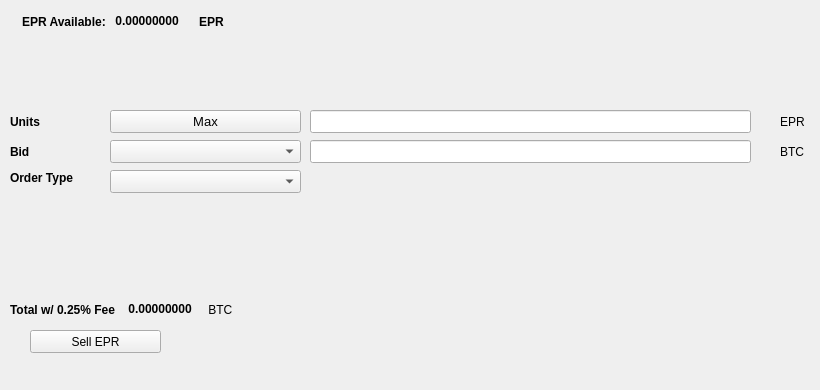
   <widget class="QWidget" name="SellTab">
    <attribute name="title">
     <string>Sell</string>
    </attribute>
    <widget class="QLabel" name="label_16">
     <property name="geometry">
      <rect>
       <x>780</x>
       <y>140</y>
       <width>31</width>
       <height>23</height>
      </rect>
     </property>
     <property name="text">
      <string>BTC</string>
     </property>
    </widget>
    <widget class="QComboBox" name="SellBidcomboBox">
     <property name="geometry">
      <rect>
       <x>110</x>
       <y>140</y>
       <width>191</width>
       <height>23</height>
      </rect>
     </property>
     <property name="font">
      <font>
       <pointsize>10</pointsize>
      </font>
     </property>
    </widget>
    <widget class="QLabel" name="label_18">
     <property name="geometry">
      <rect>
       <x>10</x>
       <y>110</y>
       <width>46</width>
       <height>23</height>
      </rect>
     </property>
     <property name="font">
      <font>
       <weight>75</weight>
       <bold>true</bold>
      </font>
     </property>
     <property name="text">
      <string>Units</string>
     </property>
    </widget>
    <widget class="QPushButton" name="Sell_Max_Amount">
     <property name="geometry">
      <rect>
       <x>110</x>
       <y>110</y>
       <width>191</width>
       <height>23</height>
      </rect>
     </property>
     <property name="font">
      <font>
       <pointsize>10</pointsize>
      </font>
     </property>
     <property name="text">
      <string>Max</string>
     </property>
    </widget>
    <widget class="QLabel" name="label_20">
     <property name="geometry">
      <rect>
       <x>10</x>
       <y>170</y>
       <width>91</width>
       <height>16</height>
      </rect>
     </property>
     <property name="font">
      <font>
       <weight>75</weight>
       <bold>true</bold>
      </font>
     </property>
     <property name="text">
      <string>Order Type</string>
     </property>
    </widget>
    <widget class="QComboBox" name="SellOrdertypeCombo">
     <property name="geometry">
      <rect>
       <x>110</x>
       <y>170</y>
       <width>191</width>
       <height>23</height>
      </rect>
     </property>
     <property name="font">
      <font>
       <pointsize>10</pointsize>
      </font>
     </property>
    </widget>
    <widget class="QLabel" name="label_21">
     <property name="geometry">
      <rect>
       <x>10</x>
       <y>140</y>
       <width>46</width>
       <height>23</height>
      </rect>
     </property>
     <property name="font">
      <font>
       <weight>75</weight>
       <bold>true</bold>
      </font>
     </property>
     <property name="text">
      <string>Bid</string>
     </property>
    </widget>
    <widget class="QLabel" name="label_22">
     <property name="geometry">
      <rect>
       <x>780</x>
       <y>110</y>
       <width>31</width>
       <height>23</height>
      </rect>
     </property>
     <property name="text">
      <string>EPR</string>
     </property>
    </widget>
    <widget class="QLineEdit" name="UnitsInputEPR">
     <property name="geometry">
      <rect>
       <x>310</x>
       <y>110</y>
       <width>441</width>
       <height>23</height>
      </rect>
     </property>
     <property name="font">
      <font>
       <pointsize>9</pointsize>
       <weight>75</weight>
       <bold>true</bold>
      </font>
     </property>
    </widget>
    <widget class="QLineEdit" name="SellBidPriceEdit">
     <property name="geometry">
      <rect>
       <x>310</x>
       <y>140</y>
       <width>441</width>
       <height>23</height>
      </rect>
     </property>
     <property name="font">
      <font>
       <pointsize>9</pointsize>
       <weight>75</weight>
       <bold>true</bold>
      </font>
     </property>
    </widget>
    <widget class="QPushButton" name="SellEPRBTN">
     <property name="geometry">
      <rect>
       <x>30</x>
       <y>330</y>
       <width>131</width>
       <height>23</height>
      </rect>
     </property>
     <property name="text">
      <string>Sell EPR</string>
     </property>
     <property name="icon">
      <iconset resource="../epr">
       <normaloff>:/icons/bitcoin</normaloff>:/icons/bitcoin</iconset>
     </property>
    </widget>
    <widget class="QWidget" name="layoutWidget3">
     <property name="geometry">
      <rect>
       <x>22</x>
       <y>12</y>
       <width>258</width>
       <height>19</height>
      </rect>
     </property>
     <layout class="QHBoxLayout" name="horizontalLayout">
      <item>
       <widget class="QLabel" name="label232_2">
        <property name="font">
         <font>
          <weight>75</weight>
          <bold>true</bold>
         </font>
        </property>
        <property name="text">
         <string>EPR Available:</string>
        </property>
       </widget>
      </item>
      <item>
       <widget class="QLabel" name="EPRAvailableLabel">
        <property name="palette">
         <palette>
          <active>
           <colorrole role="WindowText">
            <brush brushstyle="SolidPattern">
             <color alpha="255">
              <red>0</red>
              <green>0</green>
              <blue>0</blue>
             </color>
            </brush>
           </colorrole>
           <colorrole role="Button">
            <brush brushstyle="SolidPattern">
             <color alpha="255">
              <red>0</red>
              <green>170</green>
              <blue>0</blue>
             </color>
            </brush>
           </colorrole>
           <colorrole role="Light">
            <brush brushstyle="SolidPattern">
             <color alpha="255">
              <red>0</red>
              <green>255</green>
              <blue>0</blue>
             </color>
            </brush>
           </colorrole>
           <colorrole role="Midlight">
            <brush brushstyle="SolidPattern">
             <color alpha="255">
              <red>0</red>
              <green>212</green>
              <blue>0</blue>
             </color>
            </brush>
           </colorrole>
           <colorrole role="Dark">
            <brush brushstyle="SolidPattern">
             <color alpha="255">
              <red>0</red>
              <green>85</green>
              <blue>0</blue>
             </color>
            </brush>
           </colorrole>
           <colorrole role="Mid">
            <brush brushstyle="SolidPattern">
             <color alpha="255">
              <red>0</red>
              <green>113</green>
              <blue>0</blue>
             </color>
            </brush>
           </colorrole>
           <colorrole role="Text">
            <brush brushstyle="SolidPattern">
             <color alpha="255">
              <red>0</red>
              <green>170</green>
              <blue>0</blue>
             </color>
            </brush>
           </colorrole>
           <colorrole role="BrightText">
            <brush brushstyle="SolidPattern">
             <color alpha="255">
              <red>255</red>
              <green>255</green>
              <blue>255</blue>
             </color>
            </brush>
           </colorrole>
           <colorrole role="ButtonText">
            <brush brushstyle="SolidPattern">
             <color alpha="255">
              <red>0</red>
              <green>0</green>
              <blue>0</blue>
             </color>
            </brush>
           </colorrole>
           <colorrole role="Base">
            <brush brushstyle="SolidPattern">
             <color alpha="255">
              <red>255</red>
              <green>255</green>
              <blue>255</blue>
             </color>
            </brush>
           </colorrole>
           <colorrole role="Window">
            <brush brushstyle="SolidPattern">
             <color alpha="255">
              <red>0</red>
              <green>170</green>
              <blue>0</blue>
             </color>
            </brush>
           </colorrole>
           <colorrole role="Shadow">
            <brush brushstyle="SolidPattern">
             <color alpha="255">
              <red>0</red>
              <green>0</green>
              <blue>0</blue>
             </color>
            </brush>
           </colorrole>
           <colorrole role="AlternateBase">
            <brush brushstyle="SolidPattern">
             <color alpha="255">
              <red>127</red>
              <green>212</green>
              <blue>127</blue>
             </color>
            </brush>
           </colorrole>
           <colorrole role="ToolTipBase">
            <brush brushstyle="SolidPattern">
             <color alpha="255">
              <red>255</red>
              <green>255</green>
              <blue>220</blue>
             </color>
            </brush>
           </colorrole>
           <colorrole role="ToolTipText">
            <brush brushstyle="SolidPattern">
             <color alpha="255">
              <red>0</red>
              <green>0</green>
              <blue>0</blue>
             </color>
            </brush>
           </colorrole>
          </active>
          <inactive>
           <colorrole role="WindowText">
            <brush brushstyle="SolidPattern">
             <color alpha="255">
              <red>0</red>
              <green>0</green>
              <blue>0</blue>
             </color>
            </brush>
           </colorrole>
           <colorrole role="Button">
            <brush brushstyle="SolidPattern">
             <color alpha="255">
              <red>0</red>
              <green>170</green>
              <blue>0</blue>
             </color>
            </brush>
           </colorrole>
           <colorrole role="Light">
            <brush brushstyle="SolidPattern">
             <color alpha="255">
              <red>0</red>
              <green>255</green>
              <blue>0</blue>
             </color>
            </brush>
           </colorrole>
           <colorrole role="Midlight">
            <brush brushstyle="SolidPattern">
             <color alpha="255">
              <red>0</red>
              <green>212</green>
              <blue>0</blue>
             </color>
            </brush>
           </colorrole>
           <colorrole role="Dark">
            <brush brushstyle="SolidPattern">
             <color alpha="255">
              <red>0</red>
              <green>85</green>
              <blue>0</blue>
             </color>
            </brush>
           </colorrole>
           <colorrole role="Mid">
            <brush brushstyle="SolidPattern">
             <color alpha="255">
              <red>0</red>
              <green>113</green>
              <blue>0</blue>
             </color>
            </brush>
           </colorrole>
           <colorrole role="Text">
            <brush brushstyle="SolidPattern">
             <color alpha="255">
              <red>0</red>
              <green>170</green>
              <blue>0</blue>
             </color>
            </brush>
           </colorrole>
           <colorrole role="BrightText">
            <brush brushstyle="SolidPattern">
             <color alpha="255">
              <red>255</red>
              <green>255</green>
              <blue>255</blue>
             </color>
            </brush>
           </colorrole>
           <colorrole role="ButtonText">
            <brush brushstyle="SolidPattern">
             <color alpha="255">
              <red>0</red>
              <green>0</green>
              <blue>0</blue>
             </color>
            </brush>
           </colorrole>
           <colorrole role="Base">
            <brush brushstyle="SolidPattern">
             <color alpha="255">
              <red>255</red>
              <green>255</green>
              <blue>255</blue>
             </color>
            </brush>
           </colorrole>
           <colorrole role="Window">
            <brush brushstyle="SolidPattern">
             <color alpha="255">
              <red>0</red>
              <green>170</green>
              <blue>0</blue>
             </color>
            </brush>
           </colorrole>
           <colorrole role="Shadow">
            <brush brushstyle="SolidPattern">
             <color alpha="255">
              <red>0</red>
              <green>0</green>
              <blue>0</blue>
             </color>
            </brush>
           </colorrole>
           <colorrole role="AlternateBase">
            <brush brushstyle="SolidPattern">
             <color alpha="255">
              <red>127</red>
              <green>212</green>
              <blue>127</blue>
             </color>
            </brush>
           </colorrole>
           <colorrole role="ToolTipBase">
            <brush brushstyle="SolidPattern">
             <color alpha="255">
              <red>255</red>
              <green>255</green>
              <blue>220</blue>
             </color>
            </brush>
           </colorrole>
           <colorrole role="ToolTipText">
            <brush brushstyle="SolidPattern">
             <color alpha="255">
              <red>0</red>
              <green>0</green>
              <blue>0</blue>
             </color>
            </brush>
           </colorrole>
          </inactive>
          <disabled>
           <colorrole role="WindowText">
            <brush brushstyle="SolidPattern">
             <color alpha="255">
              <red>0</red>
              <green>85</green>
              <blue>0</blue>
             </color>
            </brush>
           </colorrole>
           <colorrole role="Button">
            <brush brushstyle="SolidPattern">
             <color alpha="255">
              <red>0</red>
              <green>170</green>
              <blue>0</blue>
             </color>
            </brush>
           </colorrole>
           <colorrole role="Light">
            <brush brushstyle="SolidPattern">
             <color alpha="255">
              <red>0</red>
              <green>255</green>
              <blue>0</blue>
             </color>
            </brush>
           </colorrole>
           <colorrole role="Midlight">
            <brush brushstyle="SolidPattern">
             <color alpha="255">
              <red>0</red>
              <green>212</green>
              <blue>0</blue>
             </color>
            </brush>
           </colorrole>
           <colorrole role="Dark">
            <brush brushstyle="SolidPattern">
             <color alpha="255">
              <red>0</red>
              <green>85</green>
              <blue>0</blue>
             </color>
            </brush>
           </colorrole>
           <colorrole role="Mid">
            <brush brushstyle="SolidPattern">
             <color alpha="255">
              <red>0</red>
              <green>113</green>
              <blue>0</blue>
             </color>
            </brush>
           </colorrole>
           <colorrole role="Text">
            <brush brushstyle="SolidPattern">
             <color alpha="255">
              <red>0</red>
              <green>85</green>
              <blue>0</blue>
             </color>
            </brush>
           </colorrole>
           <colorrole role="BrightText">
            <brush brushstyle="SolidPattern">
             <color alpha="255">
              <red>255</red>
              <green>255</green>
              <blue>255</blue>
             </color>
            </brush>
           </colorrole>
           <colorrole role="ButtonText">
            <brush brushstyle="SolidPattern">
             <color alpha="255">
              <red>0</red>
              <green>85</green>
              <blue>0</blue>
             </color>
            </brush>
           </colorrole>
           <colorrole role="Base">
            <brush brushstyle="SolidPattern">
             <color alpha="255">
              <red>0</red>
              <green>170</green>
              <blue>0</blue>
             </color>
            </brush>
           </colorrole>
           <colorrole role="Window">
            <brush brushstyle="SolidPattern">
             <color alpha="255">
              <red>0</red>
              <green>170</green>
              <blue>0</blue>
             </color>
            </brush>
           </colorrole>
           <colorrole role="Shadow">
            <brush brushstyle="SolidPattern">
             <color alpha="255">
              <red>0</red>
              <green>0</green>
              <blue>0</blue>
             </color>
            </brush>
           </colorrole>
           <colorrole role="AlternateBase">
            <brush brushstyle="SolidPattern">
             <color alpha="255">
              <red>0</red>
              <green>170</green>
              <blue>0</blue>
             </color>
            </brush>
           </colorrole>
           <colorrole role="ToolTipBase">
            <brush brushstyle="SolidPattern">
             <color alpha="255">
              <red>255</red>
              <green>255</green>
              <blue>220</blue>
             </color>
            </brush>
           </colorrole>
           <colorrole role="ToolTipText">
            <brush brushstyle="SolidPattern">
             <color alpha="255">
              <red>0</red>
              <green>0</green>
              <blue>0</blue>
             </color>
            </brush>
           </colorrole>
          </disabled>
         </palette>
        </property>
        <property name="font">
         <font>
          <weight>75</weight>
          <bold>true</bold>
         </font>
        </property>
        <property name="text">
         <string> 0.00000000 </string>
        </property>
        <property name="textInteractionFlags">
         <set>Qt::LinksAccessibleByMouse|Qt::TextSelectableByKeyboard|Qt::TextSelectableByMouse</set>
        </property>
       </widget>
      </item>
      <item>
       <widget class="QLabel" name="labelEPR">
        <property name="font">
         <font>
          <weight>75</weight>
          <bold>true</bold>
         </font>
        </property>
        <property name="text">
         <string>EPR</string>
        </property>
       </widget>
      </item>
     </layout>
    </widget>
    <widget class="QWidget" name="layoutWidget">
     <property name="geometry">
      <rect>
       <x>10</x>
       <y>300</y>
       <width>268</width>
       <height>19</height>
      </rect>
     </property>
     <layout class="QHBoxLayout" name="horizontalLayout_2">
      <item>
       <widget class="QLabel" name="label_19">
        <property name="font">
         <font>
          <weight>75</weight>
          <bold>true</bold>
         </font>
        </property>
        <property name="text">
         <string>Total w/ 0.25% Fee </string>
        </property>
       </widget>
      </item>
      <item>
       <widget class="QLabel" name="SellCostLabel">
        <property name="palette">
         <palette>
          <active>
           <colorrole role="WindowText">
            <brush brushstyle="SolidPattern">
             <color alpha="255">
              <red>0</red>
              <green>0</green>
              <blue>0</blue>
             </color>
            </brush>
           </colorrole>
           <colorrole role="Button">
            <brush brushstyle="SolidPattern">
             <color alpha="255">
              <red>0</red>
              <green>170</green>
              <blue>0</blue>
             </color>
            </brush>
           </colorrole>
           <colorrole role="Light">
            <brush brushstyle="SolidPattern">
             <color alpha="255">
              <red>0</red>
              <green>255</green>
              <blue>0</blue>
             </color>
            </brush>
           </colorrole>
           <colorrole role="Midlight">
            <brush brushstyle="SolidPattern">
             <color alpha="255">
              <red>0</red>
              <green>212</green>
              <blue>0</blue>
             </color>
            </brush>
           </colorrole>
           <colorrole role="Dark">
            <brush brushstyle="SolidPattern">
             <color alpha="255">
              <red>0</red>
              <green>85</green>
              <blue>0</blue>
             </color>
            </brush>
           </colorrole>
           <colorrole role="Mid">
            <brush brushstyle="SolidPattern">
             <color alpha="255">
              <red>0</red>
              <green>113</green>
              <blue>0</blue>
             </color>
            </brush>
           </colorrole>
           <colorrole role="Text">
            <brush brushstyle="SolidPattern">
             <color alpha="255">
              <red>0</red>
              <green>170</green>
              <blue>0</blue>
             </color>
            </brush>
           </colorrole>
           <colorrole role="BrightText">
            <brush brushstyle="SolidPattern">
             <color alpha="255">
              <red>255</red>
              <green>255</green>
              <blue>255</blue>
             </color>
            </brush>
           </colorrole>
           <colorrole role="ButtonText">
            <brush brushstyle="SolidPattern">
             <color alpha="255">
              <red>0</red>
              <green>0</green>
              <blue>0</blue>
             </color>
            </brush>
           </colorrole>
           <colorrole role="Base">
            <brush brushstyle="SolidPattern">
             <color alpha="255">
              <red>255</red>
              <green>255</green>
              <blue>255</blue>
             </color>
            </brush>
           </colorrole>
           <colorrole role="Window">
            <brush brushstyle="SolidPattern">
             <color alpha="255">
              <red>0</red>
              <green>170</green>
              <blue>0</blue>
             </color>
            </brush>
           </colorrole>
           <colorrole role="Shadow">
            <brush brushstyle="SolidPattern">
             <color alpha="255">
              <red>0</red>
              <green>0</green>
              <blue>0</blue>
             </color>
            </brush>
           </colorrole>
           <colorrole role="AlternateBase">
            <brush brushstyle="SolidPattern">
             <color alpha="255">
              <red>127</red>
              <green>212</green>
              <blue>127</blue>
             </color>
            </brush>
           </colorrole>
           <colorrole role="ToolTipBase">
            <brush brushstyle="SolidPattern">
             <color alpha="255">
              <red>255</red>
              <green>255</green>
              <blue>220</blue>
             </color>
            </brush>
           </colorrole>
           <colorrole role="ToolTipText">
            <brush brushstyle="SolidPattern">
             <color alpha="255">
              <red>0</red>
              <green>0</green>
              <blue>0</blue>
             </color>
            </brush>
           </colorrole>
          </active>
          <inactive>
           <colorrole role="WindowText">
            <brush brushstyle="SolidPattern">
             <color alpha="255">
              <red>0</red>
              <green>0</green>
              <blue>0</blue>
             </color>
            </brush>
           </colorrole>
           <colorrole role="Button">
            <brush brushstyle="SolidPattern">
             <color alpha="255">
              <red>0</red>
              <green>170</green>
              <blue>0</blue>
             </color>
            </brush>
           </colorrole>
           <colorrole role="Light">
            <brush brushstyle="SolidPattern">
             <color alpha="255">
              <red>0</red>
              <green>255</green>
              <blue>0</blue>
             </color>
            </brush>
           </colorrole>
           <colorrole role="Midlight">
            <brush brushstyle="SolidPattern">
             <color alpha="255">
              <red>0</red>
              <green>212</green>
              <blue>0</blue>
             </color>
            </brush>
           </colorrole>
           <colorrole role="Dark">
            <brush brushstyle="SolidPattern">
             <color alpha="255">
              <red>0</red>
              <green>85</green>
              <blue>0</blue>
             </color>
            </brush>
           </colorrole>
           <colorrole role="Mid">
            <brush brushstyle="SolidPattern">
             <color alpha="255">
              <red>0</red>
              <green>113</green>
              <blue>0</blue>
             </color>
            </brush>
           </colorrole>
           <colorrole role="Text">
            <brush brushstyle="SolidPattern">
             <color alpha="255">
              <red>0</red>
              <green>170</green>
              <blue>0</blue>
             </color>
            </brush>
           </colorrole>
           <colorrole role="BrightText">
            <brush brushstyle="SolidPattern">
             <color alpha="255">
              <red>255</red>
              <green>255</green>
              <blue>255</blue>
             </color>
            </brush>
           </colorrole>
           <colorrole role="ButtonText">
            <brush brushstyle="SolidPattern">
             <color alpha="255">
              <red>0</red>
              <green>0</green>
              <blue>0</blue>
             </color>
            </brush>
           </colorrole>
           <colorrole role="Base">
            <brush brushstyle="SolidPattern">
             <color alpha="255">
              <red>255</red>
              <green>255</green>
              <blue>255</blue>
             </color>
            </brush>
           </colorrole>
           <colorrole role="Window">
            <brush brushstyle="SolidPattern">
             <color alpha="255">
              <red>0</red>
              <green>170</green>
              <blue>0</blue>
             </color>
            </brush>
           </colorrole>
           <colorrole role="Shadow">
            <brush brushstyle="SolidPattern">
             <color alpha="255">
              <red>0</red>
              <green>0</green>
              <blue>0</blue>
             </color>
            </brush>
           </colorrole>
           <colorrole role="AlternateBase">
            <brush brushstyle="SolidPattern">
             <color alpha="255">
              <red>127</red>
              <green>212</green>
              <blue>127</blue>
             </color>
            </brush>
           </colorrole>
           <colorrole role="ToolTipBase">
            <brush brushstyle="SolidPattern">
             <color alpha="255">
              <red>255</red>
              <green>255</green>
              <blue>220</blue>
             </color>
            </brush>
           </colorrole>
           <colorrole role="ToolTipText">
            <brush brushstyle="SolidPattern">
             <color alpha="255">
              <red>0</red>
              <green>0</green>
              <blue>0</blue>
             </color>
            </brush>
           </colorrole>
          </inactive>
          <disabled>
           <colorrole role="WindowText">
            <brush brushstyle="SolidPattern">
             <color alpha="255">
              <red>0</red>
              <green>85</green>
              <blue>0</blue>
             </color>
            </brush>
           </colorrole>
           <colorrole role="Button">
            <brush brushstyle="SolidPattern">
             <color alpha="255">
              <red>0</red>
              <green>170</green>
              <blue>0</blue>
             </color>
            </brush>
           </colorrole>
           <colorrole role="Light">
            <brush brushstyle="SolidPattern">
             <color alpha="255">
              <red>0</red>
              <green>255</green>
              <blue>0</blue>
             </color>
            </brush>
           </colorrole>
           <colorrole role="Midlight">
            <brush brushstyle="SolidPattern">
             <color alpha="255">
              <red>0</red>
              <green>212</green>
              <blue>0</blue>
             </color>
            </brush>
           </colorrole>
           <colorrole role="Dark">
            <brush brushstyle="SolidPattern">
             <color alpha="255">
              <red>0</red>
              <green>85</green>
              <blue>0</blue>
             </color>
            </brush>
           </colorrole>
           <colorrole role="Mid">
            <brush brushstyle="SolidPattern">
             <color alpha="255">
              <red>0</red>
              <green>113</green>
              <blue>0</blue>
             </color>
            </brush>
           </colorrole>
           <colorrole role="Text">
            <brush brushstyle="SolidPattern">
             <color alpha="255">
              <red>0</red>
              <green>85</green>
              <blue>0</blue>
             </color>
            </brush>
           </colorrole>
           <colorrole role="BrightText">
            <brush brushstyle="SolidPattern">
             <color alpha="255">
              <red>255</red>
              <green>255</green>
              <blue>255</blue>
             </color>
            </brush>
           </colorrole>
           <colorrole role="ButtonText">
            <brush brushstyle="SolidPattern">
             <color alpha="255">
              <red>0</red>
              <green>85</green>
              <blue>0</blue>
             </color>
            </brush>
           </colorrole>
           <colorrole role="Base">
            <brush brushstyle="SolidPattern">
             <color alpha="255">
              <red>0</red>
              <green>170</green>
              <blue>0</blue>
             </color>
            </brush>
           </colorrole>
           <colorrole role="Window">
            <brush brushstyle="SolidPattern">
             <color alpha="255">
              <red>0</red>
              <green>170</green>
              <blue>0</blue>
             </color>
            </brush>
           </colorrole>
           <colorrole role="Shadow">
            <brush brushstyle="SolidPattern">
             <color alpha="255">
              <red>0</red>
              <green>0</green>
              <blue>0</blue>
             </color>
            </brush>
           </colorrole>
           <colorrole role="AlternateBase">
            <brush brushstyle="SolidPattern">
             <color alpha="255">
              <red>0</red>
              <green>170</green>
              <blue>0</blue>
             </color>
            </brush>
           </colorrole>
           <colorrole role="ToolTipBase">
            <brush brushstyle="SolidPattern">
             <color alpha="255">
              <red>255</red>
              <green>255</green>
              <blue>220</blue>
             </color>
            </brush>
           </colorrole>
           <colorrole role="ToolTipText">
            <brush brushstyle="SolidPattern">
             <color alpha="255">
              <red>0</red>
              <green>0</green>
              <blue>0</blue>
             </color>
            </brush>
           </colorrole>
          </disabled>
         </palette>
        </property>
        <property name="font">
         <font>
          <weight>75</weight>
          <bold>true</bold>
         </font>
        </property>
        <property name="autoFillBackground">
         <bool>false</bool>
        </property>
        <property name="text">
         <string> 0.00000000</string>
        </property>
        <property name="textInteractionFlags">
         <set>Qt::LinksAccessibleByMouse|Qt::TextSelectableByMouse</set>
        </property>
       </widget>
      </item>
      <item>
       <widget class="QLabel" name="label_17">
        <property name="font">
         <font>
          <weight>50</weight>
          <bold>false</bold>
         </font>
        </property>
        <property name="text">
         <string> BTC</string>
        </property>
       </widget>
      </item>
     </layout>
    </widget>
    <widget class="QLabel" name="label_23">
     <property name="geometry">
      <rect>
       <x>460</x>
       <y>300</y>
       <width>281</width>
       <height>81</height>
      </rect>
     </property>
     <property name="text">
      <string/>
     </property>
     <property name="pixmap">
      <pixmap>:/images/bittrex</pixmap>
     </property>
    </widget>
   </widget>
